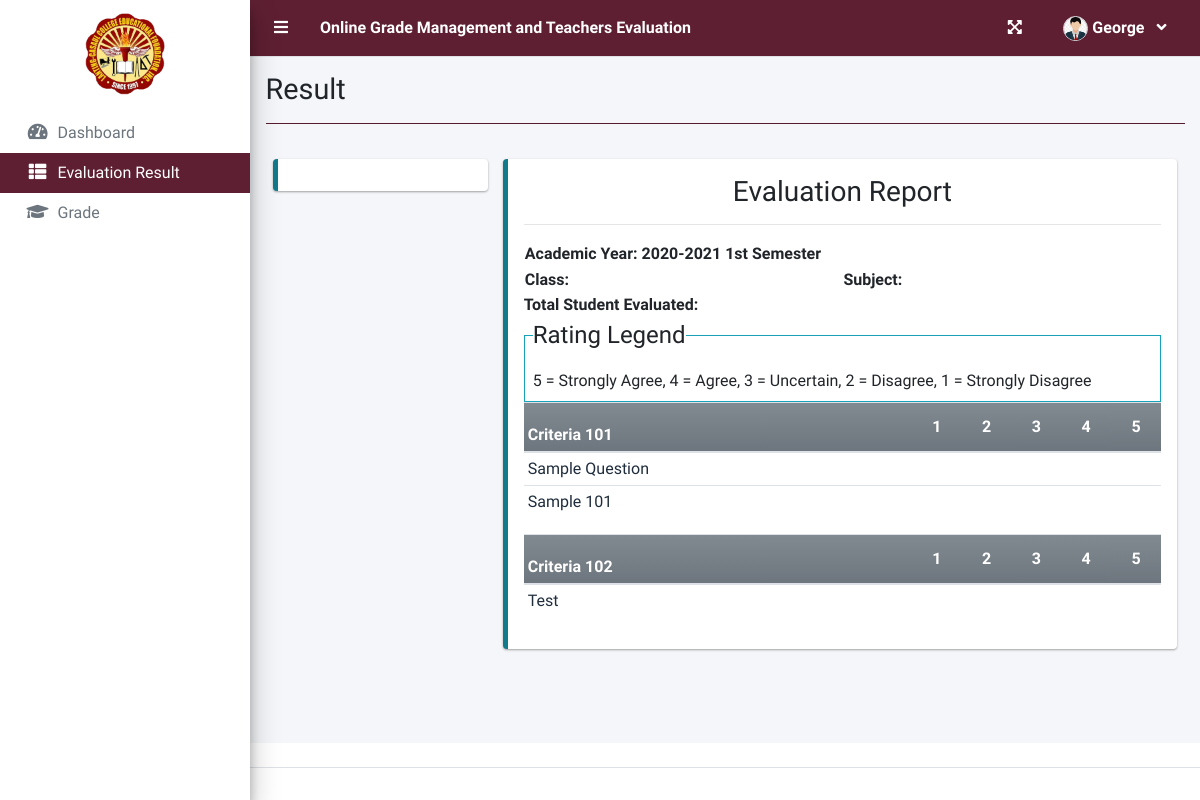
Page /index.php?page=result (signed in) on the committed database.
### tables this page shows
CREATE TABLE `criteria_list` (
  `id` int(30) NOT NULL,
  `criteria` text NOT NULL,
  `order_by` int(30) NOT NULL
);

CREATE TABLE `question_list` (
  `id` int(30) NOT NULL,
  `academic_id` int(30) NOT NULL,
  `question` text NOT NULL,
  `order_by` int(30) NOT NULL,
  `criteria_id` int(30) NOT NULL
);

### faculty/result.php (the view, shortened to what this page needs)
<?php
function ordinal_suffix($num){
    $num = $num % 100;
    if($num < 11 || $num > 13){
         switch($num % 10){
            case 1: return $num.'st';
        }
    }
    return $num.'th';
}
?>
<div class="col-lg-12">
	<div class="row">
	</div>
	<div class="row">
		<div class="col-md-3">
			<div class="callout callout-info">
			</div>
		</div>
		<div class="col-md-9">
			<div class="callout callout-info" id="printable">
			<div>
			<h3 class="text-center">Evaluation Report</h3>
			<hr>
			<table width="100%">
					<tr>
						<td width="50%"><p><b>Academic Year: <span id="ay"><?php echo $_SESSION['academic']['year'].' '.(ordinal_suffix($_SESSION['academic']['semester'])) ?> Semester</span></b></p></td>
						<td></td>
					</tr>
					<tr>
						<td width="50%"><p><b>Class: <span id="classField"></span></b></p></td>
						<td width="50%"><p><b>Subject: <span id="subjectField"></span></b></p></td>
					</tr>
			</table>
				<p class=""><b>Total Student Evaluated: <span id="tse"></span></b></p>
			</div>
				<fieldset class="border border-info p-2 w-100">
				   <legend  class="w-auto">Rating Legend</legend>
				   <p>5 = Strongly Agree, 4 = Agree, 3 = Uncertain, 2 = Disagree, 1 = Strongly Disagree</p>
				</fieldset>
				<?php
						$criteria = $conn->query("SELECT * FROM criteria_list where id in (SELECT criteria_id FROM question_list where academic_id = {$_SESSION['academic']['id']} ) order by abs(order_by) asc ");
						while($crow = $criteria->fetch_assoc()):
					?>
					<table class="table table-condensed wborder">
						<thead>
							<tr class="bg-gradient-secondary">
								<th class=" p-1"><b><?php echo $crow['criteria'] ?></b></th>
								<th width="5%" class="text-center">1</th>
								<th width="5%" class="text-center">2</th>
								<th width="5%" class="text-center">3</th>
								<th width="5%" class="text-center">4</th>
								<th width="5%" class="text-center">5</th>
							</tr>
						</thead>
						<tbody class="tr-sortable">
							<?php
							$questions = $conn->query("SELECT * FROM question_list where criteria_id = {$crow['id']} and academic_id = {$_SESSION['academic']['id']} order by abs(order_by) asc ");
							while($row=$questions->fetch_assoc()):
							?>
							<tr class="bg-white">
								<td class="p-1" width="40%">
									<?php echo $row['question'] ?>
								</td>
								<?php for($c=1;$c<=5;$c++): ?>
								<td class="text-center">
			                      </div>
								</td>
								<?php endfor; ?>
							</tr>
							<?php endwhile; ?>
						</tbody>
					</table>
					<?php endwhile; ?>

### rows in the picture
criteria_list: criteria "Criteria 101"
question_list: question "Sample Question"
question_list: question "Sample 101"
criteria_list: criteria "Criteria 102"
question_list: question "Test"

### other values in the picture
$_SESSION['login_firstname'] "George"
$title "Result"
$_SESSION['academic']['year'] "2020-2021"
ordinal_suffix($_SESSION['academic']['semester']) "1st"
